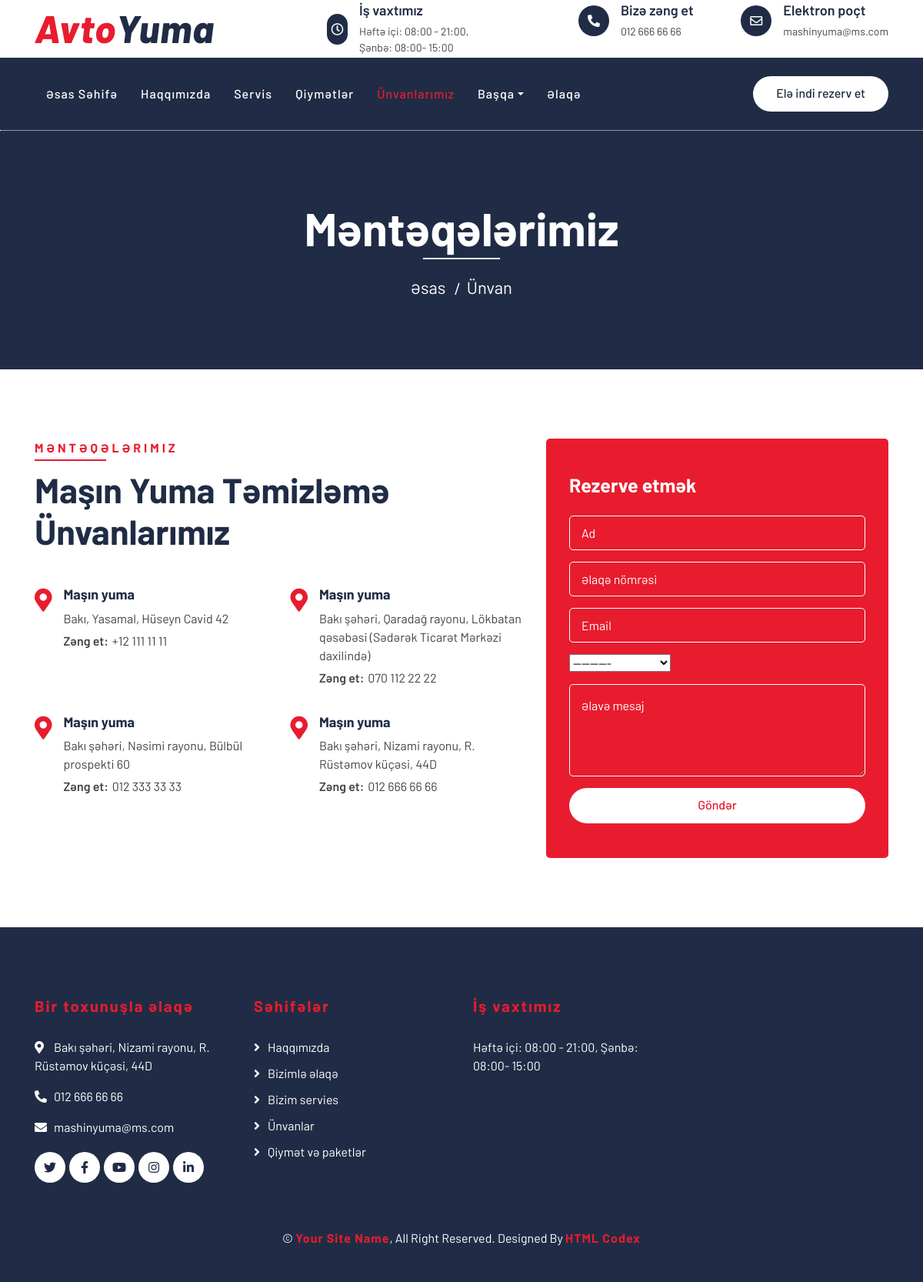
/washingpoints/, run on the app's committed database.
### pages/models.py (models this page shows, shortened)
class Location(models.Model):
    title = models.CharField(max_length=100,verbose_name="Başlıq")
    location = models.TextField(verbose_name="Ünvan")
    phone = models.CharField(max_length=100,verbose_name="Telefon")
    is_main = models.BooleanField(default=False,verbose_name="Əsas ünvan")
    email = models.EmailField(blank=True)
    open_hour = models.CharField(max_length=100, verbose_name="İş saatı:",blank=True)
    status = models.CharField(choices=STATUS,max_length=100)
    facebook = models.CharField(max_length=1000,blank=True)
    twitter = models.CharField(max_length=1000,blank=True)
    instagram = models.CharField(max_length=1000,blank=True)
    youtube = models.CharField(max_length=1000,blank=True)
    linkedin = models.CharField(max_length=1000,blank=True)
    created_date = models.DateTimeField(auto_now_add=True)
    class Meta:
        verbose_name = "Ünvan və parametr"
        verbose_name_plural = "Ünvan və parametrlər"

### pages/views.py (the view)
# urls.py: path('washingpoints/',views.washingpoints,name = 'washingpoints'),
def washingpoints(request):
    locations = Location.objects.filter(status = "active")
    form = PriceForm(request.POST or None)
    if form.is_valid():
        form.save()
        messages.success(request,"Müraciətiniz üçün təşəkkürlər. Sizinlə əlaqə saxlanılacaq")
    context = {
        "locations":locations,
        'form':form,
    }
    return render(request,"pages/washingpoints.html",context)

### reservation/forms.py
class PriceForm(forms.ModelForm):
    class Meta:
        model = ReservationModel
        fields = ["name","email","phone","plan","message"]
        widgets ={
            "name":         widgets.Input(attrs={'class':'form-control', 'placeholder':"Ad", 'required':'required'}),
            'email':        widgets.EmailInput(attrs={'class':'form-control', 'placeholder':"Email", 'required':'required'}),
            "phone":         widgets.TextInput(attrs={'class':'form-control', 'placeholder':"Əlaqə nömrəsi", 'required':'required'}),
            "message":         widgets.Textarea(attrs={'class':'form-control', 'placeholder':"Əlavə mesaj", 'required':'required'}),
        }

### pages/context_processor.py (called while the page is built)
def about(request):
    about = About.objects.get()
    context = {
        "about":about,
    }
    return context

def location(request):
    settings = Location.objects.get(is_main =True)
    context = {
        "settings":settings,
    }
    return context

### pages/models.py (called while the page is built)
    def __str__(self):
        return self.title

### templates/pages/washingpoints.html (shortened to what this page needs)
{% extends "base.html" %}
{% block body %}
        <div class="page-header">
            <div class="container">
                <div class="row">
                    <div class="col-12">
                        <h2>Məntəqələrimiz</h2>
                    </div>
                    <div class="col-12">
                        <a href="">Əsas</a>
                        <a href="">Ünvan</a>
                    </div>
                </div>
            </div>
        </div>
        <div class="location">
            <div class="container">
                <div class="row">
                    <div class="col-lg-7">
                        <div class="section-header text-left">
                            <p>Məntəqələrimiz</p>
                            <h2>Maşın yuma təmizləmə ünvanlarımız</h2>
                        </div>
                        <div class="row">
                            {% for location in locations  %}
                            <div class="col-md-6">
                                <div class="location-item">
                                    <i class="fa fa-map-marker-alt"></i>
                                    <div class="location-text">
                                        <h3>{{location.title}}</h3>
                                        <p>{{location.location}}</p>
                                        <p><strong>Zəng et:</strong>{{location.phone}}</p>
                                    </div>
                                </div>
                            </div>
                            {% endfor %}
                        </div>
                    </div>
                    <div class="col-lg-5">
                        <div class="location-form">
                            <h3>Rezerve etmək</h3>
                            <form method="POST">
                                <div class="control-group">
                                    {{form.name}}
                                </div>
                                <div class="control-group">
                                    {{form.phone}}
                                </div>
                                <div class="control-group">
                                    {{form.email}}
                                </div>
                                <div class="control-group">
                                    {{form.plan}}
                                </div>
                                <div class="control-group">
                                    {{form.message}}
                                </div>
                                <div>
                                    <button class="btn btn-custom" type="submit">Göndər</button>
                                </div>
                            </form>
                        </div>
                    </div>
                </div>
            </div>
        </div>
{% endblock body %}

### templates/includes/navbar.html (shortened to what this page needs)
     <div class="top-bar">
        <div class="container">
            <div class="row align-items-center">
                <div class="col-lg-4 col-md-12">
                    <div class="logo">
                        <a href="{% url 'pages:index' %}">
                            <h1>Avto<span>Yuma</span></h1>
                        </a>
                    </div>
                </div>
                <div class="col-lg-8 col-md-7 d-none d-lg-block">
                    <div class="row">
                        <div class="col-4">
                            <div class="top-bar-item">
                                <div class="top-bar-icon">
                                    <i class="far fa-clock"></i>
                                </div>
                                <div class="top-bar-text">
                                    <h3>İş vaxtımız</h3>
                                    <p>{{settings.open_hour}}</p>
                                </div>
                            </div>
                        </div>
                        <div class="col-4">
                            <div class="top-bar-item">
                                <div class="top-bar-icon">
                                    <i class="fa fa-phone-alt"></i>
                                </div>
                                <div class="top-bar-text">
                                    <h3>Bizə zəng et</h3>
                                    <p>{{settings.phone}}</p>
                                </div>
                            </div>
                        </div>
                        <div class="col-4">
                            <div class="top-bar-item">
                                <div class="top-bar-icon">
                                    <i class="far fa-envelope"></i>
                                </div>
                                <div class="top-bar-text">
                                    <h3>Elektron poçt</h3>
                                    <p>{{settings.email}}</p>
                                </div>
                            </div>
                        </div>
                    </div>
                </div>
            </div>
        </div>
    </div>
    <div class="nav-bar">
        <div class="container">
            <nav class="navbar navbar-expand-lg bg-dark navbar-dark">
                <div class="collapse navbar-collapse justify-content-between" id="navbarCollapse">
                    <div class="navbar-nav mr-auto">
                        {% if 'index' in request.path or '/' == request.path %}
                        <a href="{% url 'pages:index' %}" class="nav-item nav-link active">Əsas Səhifə</a>
                        {% else %}
                        <a href="{% url 'pages:index' %}" class="nav-item nav-link">Əsas Səhifə</a>
                        {% endif %}
                        {% if "about" in request.path %}
                        <a href="{% url 'pages:about' %}" class="nav-item nav-link active">Haqqımızda</a>
                        {% else %}
                        <a href="{% url 'pages:about' %}" class="nav-item nav-link">Haqqımızda</a>
                        {% endif %}
                        {% if "service" in request.path %}
                        <a href="{% url 'pages:services' %}" class="nav-item nav-link active">Servis</a>
                        {% else %}
                        <a href="{% url 'pages:services' %}" class="nav-item nav-link">Servis</a>
                        {% endif %}
                        {% if "price" in request.path %}
                        <a href="{% url 'pages:price' %}" class="nav-item nav-link active">Qiymətlər</a>
                        {% else %}
                        <a href="{% url 'pages:price' %}" class="nav-item nav-link">Qiymətlər</a>
                        {% endif %}
                        {% if "washingpoints" in request.path %}
                        <a href="{% url 'pages:washingpoints' %}" class="nav-item nav-link active">Ünvanlarımız</a>
                        {% else %}
                        <a href="{% url 'pages:washingpoints' %}" class="nav-item nav-link">Ünvanlarımız</a>
                        {% endif %}
                        <div class="nav-item dropdown">
                            <a href="#" class="nav-link dropdown-toggle" data-toggle="dropdown">Başqa</a>
                        </div>
                        {% if 'contact' in request.path %}
                        <a href="{% url 'pages:contact' %}" class="nav-item nav-link active">Əlaqə</a>
                        {% else %}
                        <a href="{% url 'pages:contact' %}" class="nav-item nav-link">Əlaqə</a>
                        {% endif %}
                    </div>
                    <div class="ml-auto">
                        <a class="btn btn-custom" href="{% url 'pages:washingpoints' %}">Elə indi rezerv et</a>
                    </div>
                </div>
            </nav>
        </div>
    </div>

### templates/includes/footer.html (shortened to what this page needs)
{% load static %}
        <div class="footer">
            <div class="container">
                <div class="row">
                    <div class="col-lg-3 col-md-6">
                        <div class="footer-contact">
                            <h2>Bir toxunuşla əlaqə</h2>
                            <p><i class="fa fa-map-marker-alt"></i>{{settings.location}}</p>
                            <p><i class="fa fa-phone-alt"></i>{{settings.phone}}</p>
                            <p><i class="fa fa-envelope"></i>{{settings.email}}</p>
                            <div class="footer-social">
                                <a class="btn" href="{{settings.twitter}}"><i class="fab fa-twitter"></i></a>
                                <a class="btn" href="{{settings.facebook}}"><i class="fab fa-facebook-f"></i></a>
                                <a class="btn" href="{{settings.youtube}}"><i class="fab fa-youtube"></i></a>
                                <a class="btn" href="{{settings.instagram}}"><i class="fab fa-instagram"></i></a>
                                <a class="btn" href="{{settings.linkedin}}"><i class="fab fa-linkedin-in"></i></a>
                            </div>
                        </div>
                    </div>
                    <div class="col-lg-3 col-md-6">
                        <div class="footer-link">
                            <h2>Səhifələr</h2>
                            <a href="{% url 'pages:about' %}">Haqqımızda</a>
                            <a href="{% url 'pages:contact' %}">Bizimlə əlaqə</a>
                            <a href="{% url 'pages:services' %}">Bizim servies</a>
                            <a href="{% url 'pages:washingpoints'  %}">Ünvanlar</a>
                            <a href="{% url 'pages:price' %}">Qiymət və paketlər</a>
                        </div>
                    </div>
                    <div class="col-lg-3 col-md-6">
                        <div class="footer-link">
                            <h2>İş vaxtımız</h2>
                            {{settings.open_hour}}
                        </div>
                    </div>
                    <div class="col-lg-3 col-md-6">
                    </div>
                </div>
            </div>
            <div class="container copyright">
                <p>&copy; <a href="#">Your Site Name</a>, All Right Reserved. Designed By <a href="https://htmlcodex.com">HTML Codex</a></p>
            </div>
        </div>

### data on the page
Location: open_hour "Həftə içi: 08:00 - 21:00, Şənbə: 08:00- 15:00", phone "012 666 66 66", email "mashinyuma@ms.com", title "Maşın yuma", location "Bakı şəhəri, Nizami rayonu, R. Rüstəmov küçəsi, 44D"
Location: title "Maşın yuma", location "Bakı, Yasamal, Hüseyn Cavid 42", phone "+12 111 11 11"
Location: title "Maşın yuma", location "Bakı şəhəri, Qaradağ rayonu, Lökbatan qəsəbəsi (Sədərək Ticarət Mərkəzi daxilində)", phone "070 112 22 22"
Location: title "Maşın yuma", location "Bakı şəhəri, Nəsimi rayonu, Bülbül prospekti 60", phone "012 333 33 33"
